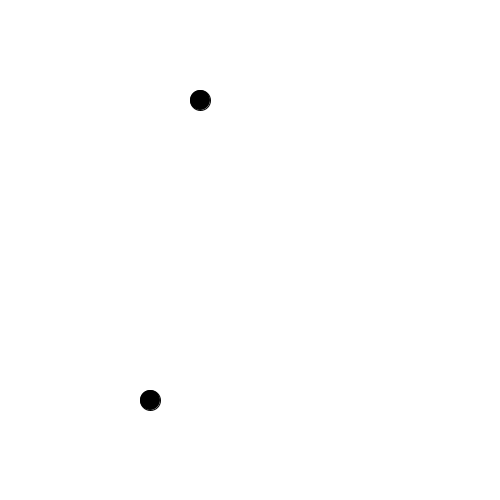
Frame 1 (no input)
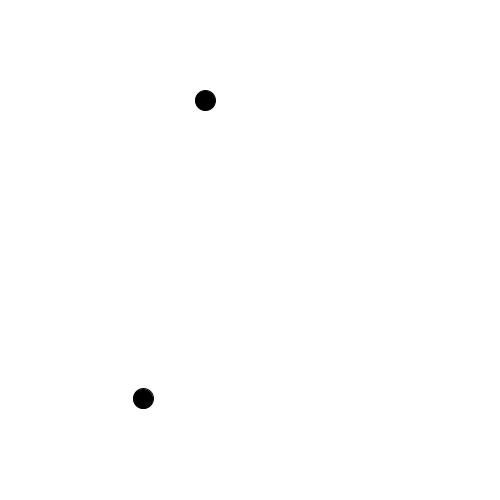
Frame 60 (the mouse pressed at the canvas centre just before this capture)
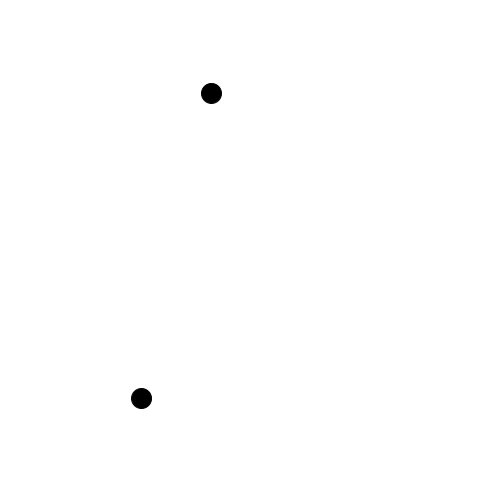
Frame 120 (the mouse held since frame 60 and released just before this capture)

The Processing sketch that drew these frames (run headless with seeded random() and noise(); from frame 60 on, the mouse is pressed at the canvas centre):

// Processing sketch: _03_walker_constructor_args
// ── _03_walker_constructor_args.pde
Walker guy; // just like "int x;" it is type then name
Walker fred;

void setup() {
  size(500, 500);
  smooth();
  guy = new Walker(200, 100);  
  fred = new Walker(150, 400);
}

void draw() {
  background(255);
  
  guy.display();
  guy.move();

  fred.display();
  fred.move();
}


class Walker
{
  float x;
  float y;
  
  Walker(float ax, float ay) {
    x = ax;
    y = ay;
  }
  
  void display() {
    fill(0);
    ellipse(x, y, 20, 20);
  }
  
  void move() {
    x += random(-1, 1);
    y += random(-1, 1); 
  }
}
